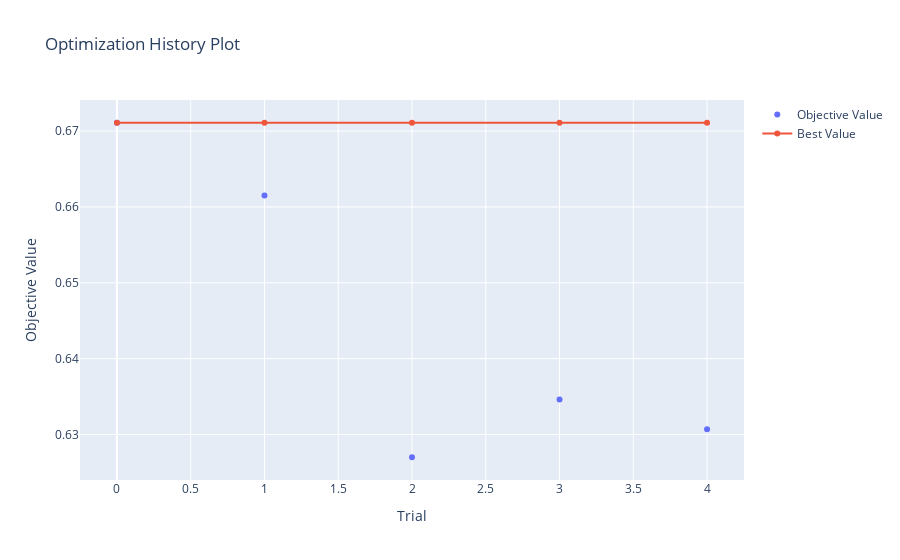

The notebook cell saved with this chart:
### Code cell
# # plot
optuna.visualization.plot_optimization_history(study)

### Figure 1 — Plotly figure (JSON) as saved in the notebook; plotly's stock layout.template omitted (floating-point values rounded to 4 significant figures)
{"data": [{"mode": "markers", "name": "Objective Value", "type": "scatter", "x": [0, 1, 2, 3, 4], "y": [0.6711, 0.6615, 0.627, 0.6346, 0.6307]}, {"name": "Best Value", "type": "scatter", "x": [0, 1, 2, 3, 4], "y": [0.6711, 0.6711, 0.6711, 0.6711, 0.6711]}], "layout": {"title": {"text": "Optimization History Plot"}, "xaxis": {"title": {"text": "Trial"}}, "yaxis": {"title": {"text": "Objective Value"}}}}
